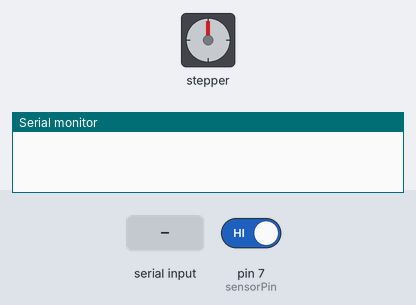
A sketch run on a simulated Arduino Uno, built with avr-gcc and run on an emulated ATmega328P. On the bench: stepper motor, the last lines printed to the serial monitor. The test bench sets the inputs (shaded band); at power-on: pin 7 (sensorPin) HIGH. Stepper angles assume 2038 steps per turn.

Above: at 1.2 s.
1.3 s: "1" received over the second serial link
At 2.3 s:
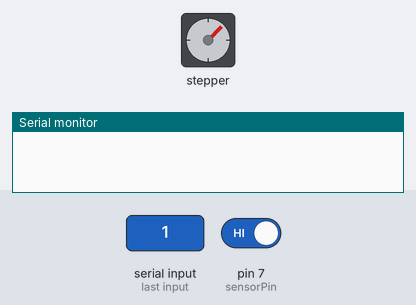
4.8 s: pin 7 (sensorPin) driven LOW
At 4.96 s:
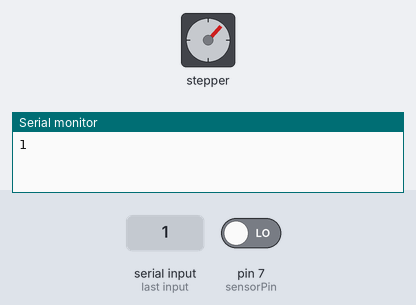
6.8 s: "2" received over the second serial link
At 9.1 s:
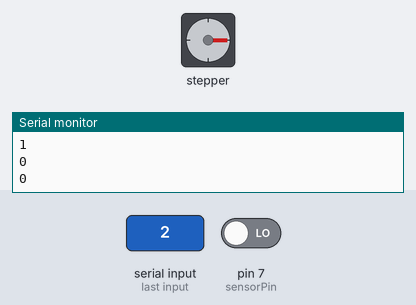
9.8 s: "3" received over the second serial link
12.8 s: pin 7 (sensorPin) driven HIGH
At 13.1 s:
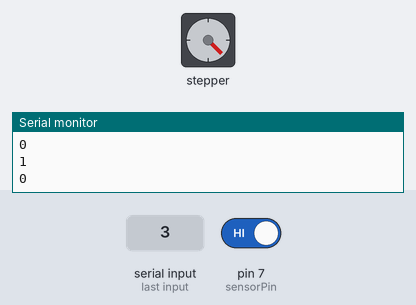
Timing chart, 0 to 15.3 s (numbered marks = the images above; inputs shaded):
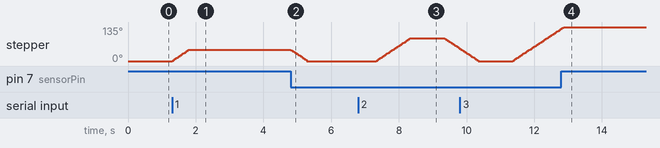

Measured:
- after the input at 1.3 s, stepper: turns 45° clockwise in 0.50 s, starting at once
- after the input at 4.8 s, stepper: turns 45° counter-clockwise in 0.47 s, starting at once
- after the input at 6.8 s, stepper: turns 90° clockwise in 0.99 s, then 41° counter-clockwise in 0.44 s
- after the input at 12.8 s, stepper: goes on until 12.9 s, then stays 135°

The sketch:

ktlaptrinh.ino
```cpp
#include <Stepper.h>
#include <SoftwareSerial.h>
#define sensorPower 13
#define sensorPin 7
int vegoc = 0;
int g45 = 255;
const int stepsPerRevolution = 2038; // số bước quay hết 1 vòng 360 độ
Stepper myStepper = Stepper(stepsPerRevolution, 8, 10, 9, 11);
SoftwareSerial bluetoothSerial(2, 3);
void setup() {
  Serial.begin(9600);//kết nối UART chân Tx truyền Rx nhận
  bluetoothSerial.begin(9600);  // Khởi tạo cổng nối tiếp ảo cho mô-đun Bluetooth
  pinMode(sensorPower, OUTPUT);
  digitalWrite(sensorPower, LOW);
}
void loop() {
  char dulieu;
  if (bluetoothSerial.available()) {
    char dulieu = bluetoothSerial.read();  // Đọc dữ liệu từ cổng nối tiếp ảo
    if (dulieu == '1'){
        myStepper.setSpeed(15);
        myStepper.step(g45-vegoc);
        vegoc = g45;
        delay(1000);
        Serial.println("1");
        bluetoothSerial.println("1");
      }
    else if (dulieu == '2'){
        myStepper.setSpeed(15);
        myStepper.step(g45*2-vegoc);
        vegoc = g45*2;
        delay(1000);
        Serial.println("1");
        bluetoothSerial.println("1");
      }
    else if (dulieu == '3'){
        myStepper.setSpeed(15);
        myStepper.step(g45*3-vegoc);
        vegoc = g45*3;
        delay(1000);
        Serial.println("1");
        bluetoothSerial.println("1");
      }
    else if (dulieu == '4'){
        myStepper.setSpeed(15);
        myStepper.step(g45*4-vegoc);
        vegoc = g45*4;
        delay(1000);
        Serial.println("1");
        bluetoothSerial.println("1");
      }
      else if (dulieu == '5'){
        myStepper.setSpeed(15);
        myStepper.step(-vegoc);
        delay(1000);
        vegoc=0;
        Serial.println("0");
        bluetoothSerial.println("0");
      }
      else if (dulieu == '9'){//dulieu == "a"
        Serial.println("nhanduoc");
        while (1){
          String pyData = "";

          while(Serial.available()>0)
            {
              char c = Serial.read();
              pyData +=c;
              delay(5);
            }
          pyData.trim();
          if (pyData == "1"){
            myStepper.setSpeed(15);
            myStepper.step(g45-vegoc);
          vegoc = g45;
          bluetoothSerial.println("1");
          delay(1000);
        }
        if (pyData == "2"){
          myStepper.setSpeed(15);
          myStepper.step(g45*2-vegoc);
          vegoc = g45*2;
          bluetoothSerial.println("1");
          delay(1000);
        }
        if (pyData == "3"){
          myStepper.setSpeed(15);
          myStepper.step(g45*3-vegoc);
          vegoc = g45*3;
          bluetoothSerial.println("1");
          delay(1000);
        }
        if (pyData == "goc"){
          myStepper.setSpeed(15);
          myStepper.step(-vegoc);
          vegoc = 0;
          bluetoothSerial.println("0");
          delay(1000);
        }
        char dulieu1;
        while(bluetoothSerial.available())
        {
          dulieu1 = bluetoothSerial.read();
          // if (dulieu1 == '8') break;
        }
        if (dulieu1 == '8') break;
        int van = readSensor();//tín hiệu digital 1=clear, 0=raining
        if (van == 0) {
          myStepper.setSpeed(15);
          myStepper.step(-vegoc);
          delay(1000);
          vegoc = 0;
          bluetoothSerial.println("0");
          break;
        }
    }
  }
  }
  int val = readSensor();//tín hiệu digital 1=clear, 0=raining
  if (val == 0) {
    myStepper.setSpeed(15);
    myStepper.step(-vegoc);
    delay(1000);
    vegoc = 0;
    Serial.println("0");
    bluetoothSerial.println("0");
  }
}
int readSensor() {
    digitalWrite(sensorPower, HIGH);    // Turn the sensor ON
    delay(10);                // Allow power to settle
    int val = digitalRead(sensorPin);    // Read the sensor output
    digitalWrite(sensorPower, LOW);        // Turn the sensor OFF
    return val;                // Return the value
}
```
